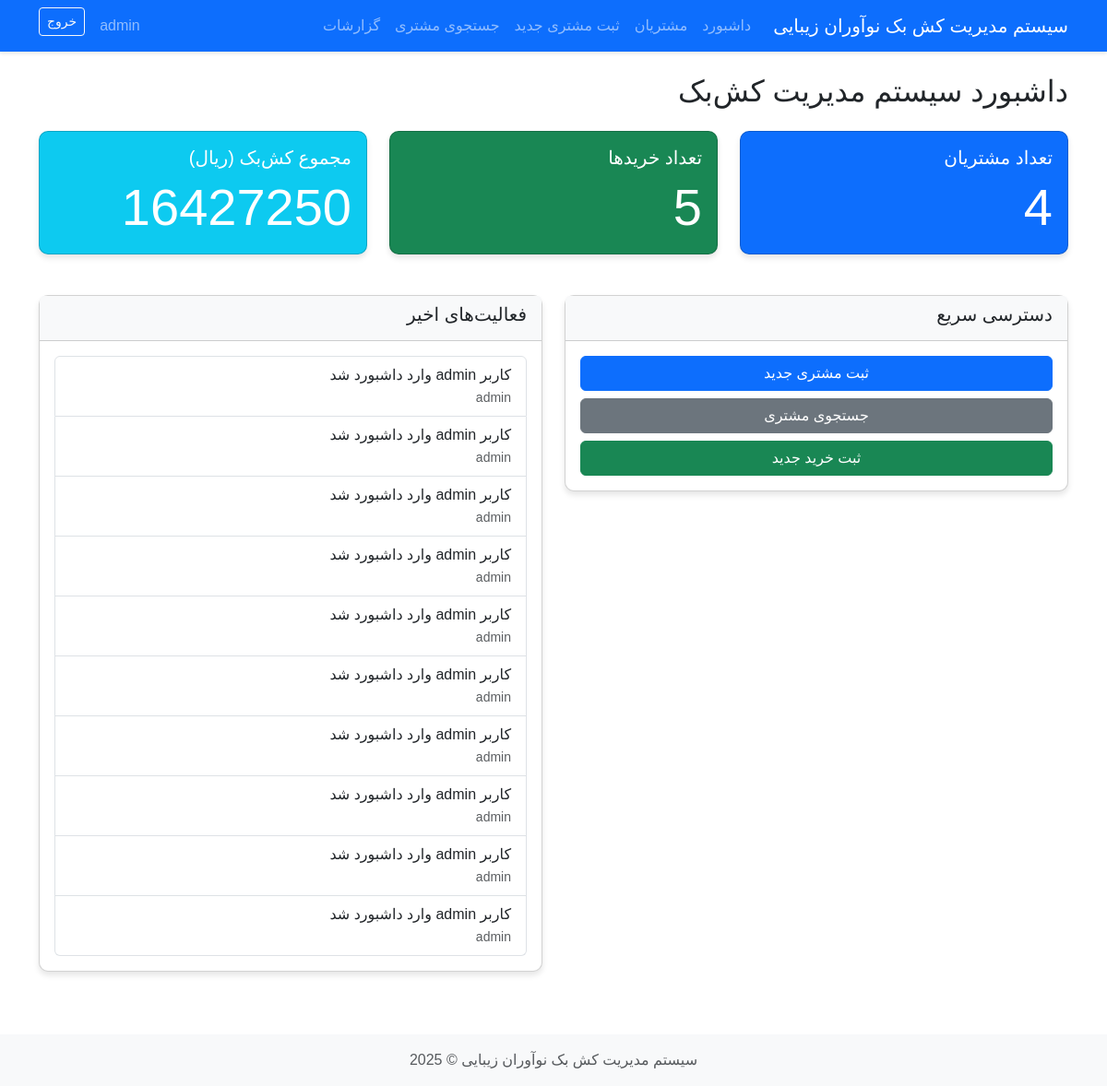
The app's page / (signed in) with its own data.
### cashback_app/models.py (models this page shows, shortened)
class ActivityLog(models.Model):
    ACTIVITY_TYPES = (
        ('customer_create', 'ثبت مشتری'),
        ('customer_edit', 'ویرایش مشتری'),
        ('purchase_create', 'ثبت خرید'),
        ('user_login', 'ورود به سیستم'),
        ('user_logout', 'خروج از سیستم'),
    )
    user = models.ForeignKey(
        User,
        on_delete=models.CASCADE,
        verbose_name="کاربر"
    )
    activity_type = models.CharField(
        max_length=20,
        choices=ACTIVITY_TYPES,
        verbose_name="نوع فعالیت"
    )
    description = models.TextField(verbose_name="توضیحات")
    ip_address = models.GenericIPAddressField(
        null=True,
        blank=True,
        verbose_name="آدرس IP"
    )
    created_at = models.DateTimeField(auto_now_add=True, verbose_name="تاریخ ثبت")
    class Meta:
        verbose_name = "گزارش فعالیت"
        verbose_name_plural = "گزارش فعالیت‌ها"
        ordering = ['-created_at']

### cashback_app/views.py (the view)
# urls.py: path('', views.dashboard, name='dashboard'),
@login_required
def dashboard(request):
    total_customers = Customer.objects.count()
    total_purchases = Purchase.objects.count()
    total_cashback = Purchase.objects.aggregate(Sum('cashback_amount'))['cashback_amount__sum'] or 0
    recent_activities = ActivityLog.objects.all()[:10]
    context = {
        'total_customers': total_customers,
        'total_purchases': total_purchases,
        'total_cashback': total_cashback,
        'recent_activities': recent_activities,
    }
    ActivityLog.objects.create(
        user=request.user,
        activity_type='user_login',
        description=f"کاربر {request.user.username} وارد داشبورد شد",
        ip_address=request.META.get('REMOTE_ADDR')
    )
    return render(request, 'dashboard.html', context)

### cashback_app/templatetags/persian_dates.py (called while the page is built)
@register.filter
def persian_datetime(value):
    if value is None:
        return ''
    jalali_date = jdatetime.datetime.fromgregorian(datetime=value)
    return jalali_date.strftime('%Y/%m/%d %H:%M:%S')

### templates/dashboard.html (shortened to what this page needs)
{% extends 'base.html' %}
{% load persian_dates %}
{% block content %}
<div class="row">
    <div class="col-md-12">
        <h2 class="mb-4">داشبورد سیستم مدیریت کش‌بک</h2>
    </div>
</div>
<div class="row mb-4">
    <div class="col-md-4">
        <div class="card text-white bg-primary">
            <div class="card-body">
                <h5 class="card-title">تعداد مشتریان</h5>
                <p class="card-text display-4">{{ total_customers }}</p>
            </div>
        </div>
    </div>
    <div class="col-md-4">
        <div class="card text-white bg-success">
            <div class="card-body">
                <h5 class="card-title">تعداد خریدها</h5>
                <p class="card-text display-4">{{ total_purchases }}</p>
            </div>
        </div>
    </div>
    <div class="col-md-4">
        <div class="card text-white bg-info">
            <div class="card-body">
                <h5 class="card-title">مجموع کش‌بک (ریال)</h5>
                <p class="card-text display-4">{{ total_cashback|floatformat:0 }}</p>
            </div>
        </div>
    </div>
</div>
<div class="row">
    <div class="col-md-6">
        <div class="card">
            <div class="card-header">
                <h5>دسترسی سریع</h5>
            </div>
            <div class="card-body">
                <div class="d-grid gap-2">
                    <a href="{% url 'customer_create' %}" class="btn btn-primary">ثبت مشتری جدید</a>
                    <a href="{% url 'customer_search' %}" class="btn btn-secondary">جستجوی مشتری</a>
                    <a href="{% url 'purchase_create' %}" class="btn btn-success">ثبت خرید جدید</a>
                </div>
            </div>
        </div>
    </div>
    <div class="col-md-6">
        <div class="card">
            <div class="card-header">
                <h5>فعالیت‌های اخیر</h5>
            </div>
            <div class="card-body">
                <ul class="list-group">
                    {% for activity in recent_activities %}
                    <li class="list-group-item">
                        <div class="d-flex justify-content-between">
                            <span>{{ activity.description }}</span>
                        </div>
                        <small class="text-muted">{{ activity.user.get_full_name|default:activity.user.username }}</small>
                    </li>
                    {% empty %}
                    <li class="list-group-item">هیچ فعالیتی ثبت نشده است</li>
                    {% endfor %}
                </ul>
            </div>
        </div>
    </div>
</div>
{% endblock %}

### templates/base.html (shortened to what this page needs)
<!DOCTYPE html>
<html lang="fa" dir="rtl">
<head>
    <link rel="stylesheet" href="https://cdn.jsdelivr.net/npm/bootstrap@5.3.0/dist/css/bootstrap.rtl.min.css">
    <link rel="stylesheet" href="/static/css/style.css">
</head>
<body>
    {% if user.is_authenticated %}
    <nav class="navbar navbar-expand-lg navbar-dark bg-primary">
        <div class="container">
            <a class="navbar-brand" href="{% url 'dashboard' %}">سیستم مدیریت کش بک نوآوران زیبایی</a>
            <div class="collapse navbar-collapse" id="navbarNav">
                <ul class="navbar-nav me-auto">
                    <li class="nav-item">
                        <a class="nav-link" href="{% url 'dashboard' %}">داشبورد</a>
                    </li>
                    <li class="nav-item">
                        <a class="nav-link" href="{% url 'customer_list' %}">مشتریان</a>
                    </li>
                    <li class="nav-item">
                        <a class="nav-link" href="{% url 'customer_create' %}">ثبت مشتری جدید</a>
                    </li>
                    <li class="nav-item">
                        <a class="nav-link" href="{% url 'customer_search' %}">جستجوی مشتری</a>
                    </li>
                    <li class="nav-item">
                        <a class="nav-link" href="{% url 'reports' %}">گزارشات</a>
                    </li>
                </ul>
                <div class="d-flex">
                    <span class="navbar-text me-3">
                        {{ user.get_full_name|default:user.username }}
                    </span>
                    <form method="post" action="{% url 'logout' %}" style="display: inline;">
                        <button type="submit" class="btn btn-outline-light btn-sm">خروج</button>
                    </form>
                </div>
            </div>
        </div>
    </nav>
    {% endif %}
    <div class="container mt-4">
        {% block content %}{% endblock %}
    </div>
    <footer class="footer mt-5 py-3 bg-light">
        <div class="container text-center">
            <span class="text-muted">سیستم مدیریت کش بک نوآوران زیبایی &copy; {% now "Y" %}</span>
        </div>
    </footer>
</body>
</html>

### static/css/style.css (style rules this page uses)
body { font-family: 'Vazirmatn', 'Tahoma', sans-serif; text-align: right; }
.card { margin-bottom: 20px; border-radius: 10px; box-shadow: 0 4px 6px rgba(0, 0, 0, 0.1); }
.card-header { font-weight: bold; background-color: #f8f9fa; }
.navbar { box-shadow: 0 2px 4px rgba(0, 0, 0, 0.1); margin-bottom: 20px; }
.footer { margin-top: 50px; padding: 20px 0; background-color: #f8f9fa; }

### records on screen
ActivityLog: description "کاربر admin وارد داشبورد شد", user.get_full_name "admin"
ActivityLog: description "کاربر admin وارد داشبورد شد", user.get_full_name "admin"
ActivityLog: description "کاربر admin وارد داشبورد شد", user.get_full_name "admin"
ActivityLog: description "کاربر admin وارد داشبورد شد", user.get_full_name "admin"
ActivityLog: description "کاربر admin وارد داشبورد شد", user.get_full_name "admin"
ActivityLog: description "کاربر admin وارد داشبورد شد", user.get_full_name "admin"
ActivityLog: description "کاربر admin وارد داشبورد شد", user.get_full_name "admin"
ActivityLog: description "کاربر admin وارد داشبورد شد", user.get_full_name "admin"
ActivityLog: description "کاربر admin وارد داشبورد شد", user.get_full_name "admin"

### other values on screen
{{ user.get_full_name|default:user.username }} "admin"
{{ total_customers }} "4"
{{ total_purchases }} "5"
{{ total_cashback|floatformat:0 }} "16427250"
